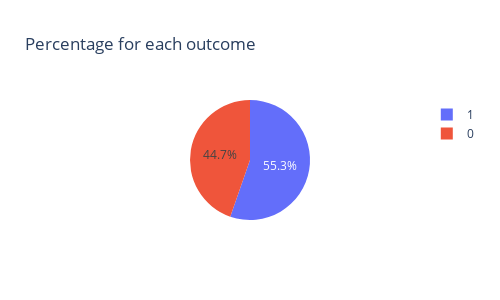

The notebook cell saved with this chart:
### Code cell
fig = px.pie(df, names='HeartDisease', title='Percentage for each outcome')
fig.update_layout(width=500, height=300)
fig.show()

### Figure 1 — Plotly figure (JSON) as saved in the notebook; plotly's stock layout.template omitted (floating-point values rounded to 4 significant figures; data arrays with more than 128 entries replaced by an {"elided": "..."} marker saying what was removed)
{"data": [{"domain": {"x": [0, 1], "y": [0, 1]}, "hovertemplate": "HeartDisease=%{label}<extra></extra>", "labels": {"elided": "918 int values"}, "legendgroup": "", "name": "", "showlegend": true, "type": "pie"}], "layout": {"height": 300, "legend": {"tracegroupgap": 0}, "title": {"text": "Percentage for each outcome"}, "width": 500}}
